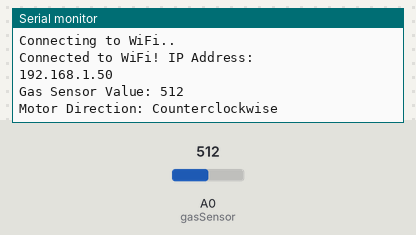
Bench run of a sketch on a simulated ESP8266 (NodeMCU). Parts: the last lines printed to the serial monitor. Inputs (shaded band) come from the test bench; at power-on: A0 (gasSensor) = 512. WiFi joins after 1.5 s; servers stay silent unless stated.

Above: at 3.2 s.
3.3 s: A0 (gasSensor) set to 190
At 4.5 s:
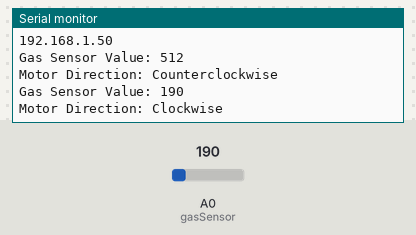
5.0 s: A0 (gasSensor) set to 210
At 5.6 s:
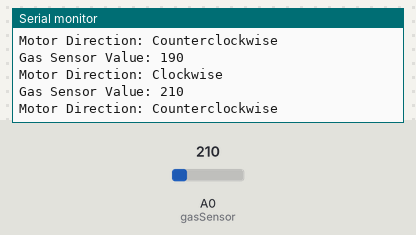

The sketch:

Buoc_Gas.ino
```cpp
#include <ESP8266WiFi.h>
#include <ESPAsyncTCP.h>
#include <ESPAsyncWebServer.h>
#include <Stepper.h>

// Thông tin WiFi
const char *ssid = "Tran Thi Kim Loan";
const char *password = "01229333995";

// Định nghĩa chân cho cảm biến khí gas và động cơ bước
#define gasSensor A0
#define IN1 D1
#define IN2 D2
#define IN3 D3
#define IN4 D4

// Các biến cho động cơ bước
const int stepperRevolution = 2048; // Số bước trong một vòng quay
Stepper myStepper(stepperRevolution, IN1, IN3, IN2, IN4);

// Thông số và trạng thái của động cơ
int steps = 0;
String direction = "Stopped";  // Chiều quay ban đầu là dừng

// Tạo web server
AsyncWebServer server(80);

// Đọc giá trị từ cảm biến khí gas
int readGasSensor() {
  return analogRead(gasSensor);  // Đọc giá trị từ cảm biến khí gas
}

// HTML giao diện web
const char index_html[] PROGMEM = R"rawliteral(
<!DOCTYPE html>
<html>
<head>
  <title>Stepper Motor Control</title>
  <meta name="viewport" content="width=device-width, initial-scale=1">
</head>
<body>
  <h1>Stepper Motor Control</h1>
  <p>Gas Sensor Value: <span id="gas">%GAS%</span></p>
  <p>Motor Direction: <span id="direction">%DIRECTION%</span></p>
  <form id="motorForm">
    <label for="steps">Number of steps (0-360): </label>
    <input type="number" name="steps" min="0" max="360" required>
    <input type="submit" value="GO!">
  </form>
  <script>
    document.getElementById('motorForm').addEventListener('submit', function (e) {
      e.preventDefault();
      const formData = new FormData(this);
      fetch("/", {
        method: "POST",
        body: formData
      }).then(response => response.text()).catch(error => console.error("Error:", error));
    });

    setInterval(function() {
      fetch("/status")
        .then(response => response.json())
        .then(data => {
          document.getElementById("gas").innerHTML = data.gas;
          document.getElementById("direction").innerHTML = data.direction;
        })
        .catch(error => console.error("Error:", error));
    }, 2000);
  </script>
</body>
</html>
)rawliteral";

// Hàm xử lý HTML
String processor(const String &var) {
  if (var == "GAS") {
    return String(readGasSensor());  // Hiển thị giá trị cảm biến khí gas
  } else if (var == "DIRECTION") {
    return direction;  // Hiển thị chiều quay của động cơ
  }
  return String();
}

void initWiFi() {
  WiFi.mode(WIFI_STA);
  WiFi.begin(ssid, password);
  Serial.print("Connecting to WiFi");
  while (WiFi.status() != WL_CONNECTED) {
    Serial.print('.');
    delay(1000);
  }
  Serial.println("\nConnected to WiFi! IP Address: ");
  Serial.println(WiFi.localIP());
}

void setup() {
  // Khởi tạo Serial Monitor
  Serial.begin(9600);

  // Khởi tạo kết nối WiFi
  initWiFi();

  // Khởi tạo chân cảm biến khí gas
  pinMode(gasSensor, INPUT);

  // Cấu hình động cơ bước
  myStepper.setSpeed(10);

  // Web server routes
  server.on("/", HTTP_GET, [](AsyncWebServerRequest *request) {
    request->send_P(200, "text/html", index_html, processor);
  });

  server.on("/status", HTTP_GET, [](AsyncWebServerRequest *request) {
    String jsonResponse = "{\"gas\":\"" + String(readGasSensor()) + "\",\"direction\":\"" + direction + "\"}";
    request->send(200, "application/json", jsonResponse);
  });

  server.on("/", HTTP_POST, [](AsyncWebServerRequest *request) {
    if (request->hasParam("steps", true)) {
      steps = request->getParam("steps", true)->value().toInt();
      Serial.print("Number of steps set to: ");
      Serial.println(steps);
    }
    request->send(200, "text/plain", "Settings updated");
  });

  server.begin();
}

void loop() {
  static unsigned long lastGasRead = 0;
  const unsigned long motorInterval = 10;  // Khoảng thời gian giữa các bước động cơ (ms)
  const unsigned long gasInterval = 500;  // Khoảng thời gian đọc cảm biến khí gas (ms)

  static int currentStep = 0;        // Current step count
  static String prevDirection = "";   // Lưu chiều quay trước đó

  // Đọc giá trị cảm biến khí gas theo chu kỳ
  if (millis() - lastGasRead >= gasInterval) {
    lastGasRead = millis();
    int gasValue = readGasSensor();

    // Điều chỉnh chiều quay của động cơ dựa trên giá trị cảm biến khí gas
    if (gasValue > 200) {
      direction = "Counterclockwise";  // Quay ngược khi giá trị khí gas cao
    } else {
      direction = "Clockwise";         // Quay thuận khi giá trị khí gas thấp hoặc bằng 700
    }

    // In thông tin thay đổi nếu có
    if (direction != prevDirection) {
      prevDirection = direction;
      Serial.print("Gas Sensor Value: ");
      Serial.println(gasValue);
      Serial.print("Motor Direction: ");
      Serial.println(direction);
      Serial.println();
      currentStep = 0;
    }
  }

  if (steps > 0) {
      int totalSteps = map(steps, 0, 360, 0, stepperRevolution);
      if (currentStep < totalSteps) {
        myStepper.step(direction == "Clockwise" ? 1 : -1);
        ESP.wdtFeed();  // Feed watchdog để tránh reset
        currentStep++;
      } else {
        currentStep = 0;  // Reset step count after completing a full rotation
        delay(500);
      }
  }
}
```

Measured:
- after the input at 3.3 s, the serial monitor: prints a new line after 0.20 s (image 1)
- after the input at 5.0 s, the serial monitor: prints a new line at once (image 2)
